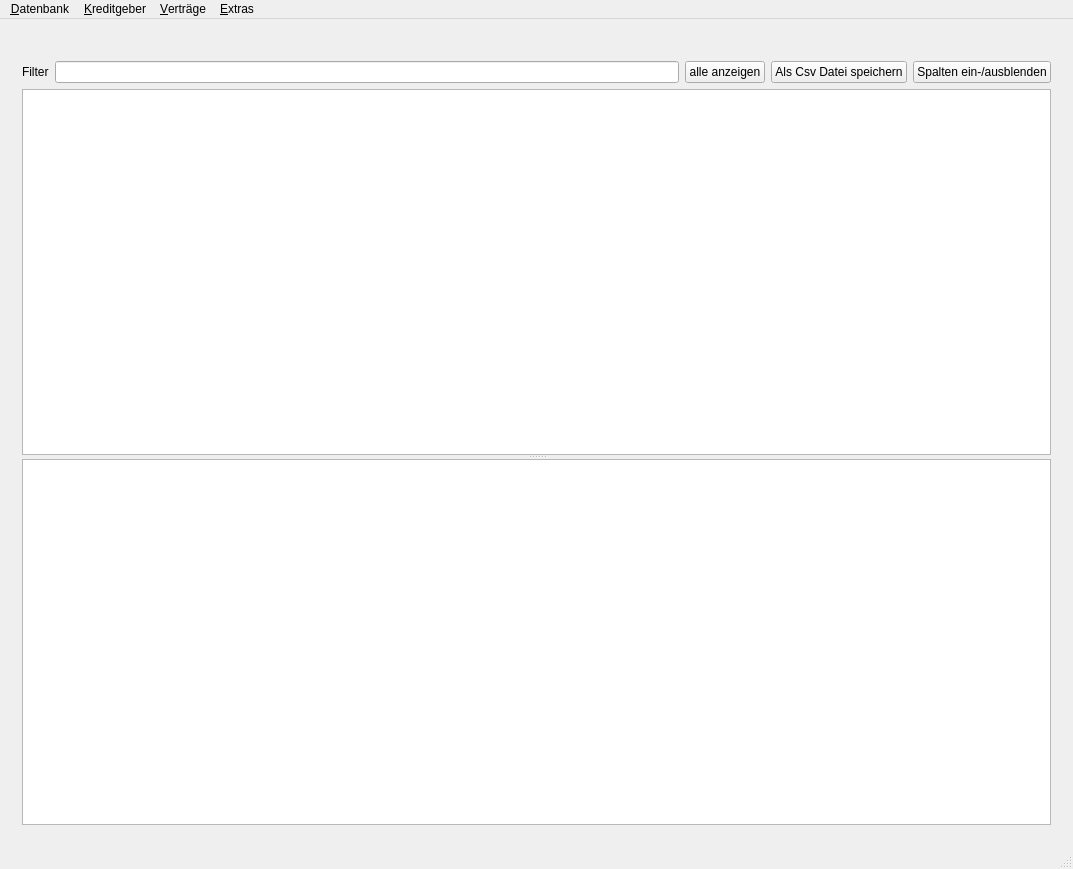
<?xml version="1.0" encoding="UTF-8"?>
<ui version="4.0">
 <author>Holger Mairon</author>
 <class>MainWindow</class>
 <widget class="QMainWindow" name="MainWindow">
  <property name="geometry">
   <rect>
    <x>0</x>
    <y>0</y>
    <width>1073</width>
    <height>869</height>
   </rect>
  </property>
  <property name="windowTitle">
   <string>-  DKV2 -</string>
  </property>
  <widget class="QWidget" name="centralWidget">
   <layout class="QVBoxLayout" name="verticalLayout_6">
    <item>
     <widget class="QLabel" name="statusLabel">
      <property name="text">
       <string/>
      </property>
     </widget>
    </item>
    <item>
     <widget class="QStackedWidget" name="stackedWidget">
      <property name="currentIndex">
       <number>2</number>
      </property>
      <widget class="QWidget" name="EmptyPage">
       <property name="styleSheet">
        <string notr="true">background: white</string>
       </property>
       <layout class="QVBoxLayout" name="vertLayout_emptyPage">
        <property name="spacing">
         <number>0</number>
        </property>
        <property name="leftMargin">
         <number>1</number>
        </property>
        <property name="topMargin">
         <number>1</number>
        </property>
        <property name="rightMargin">
         <number>1</number>
        </property>
        <property name="bottomMargin">
         <number>1</number>
        </property>
        <item>
         <layout class="QVBoxLayout" name="verticalLayout_2">
          <item>
           <widget class="QLabel" name="lblInfo">
            <property name="sizePolicy">
             <sizepolicy hsizetype="Preferred" vsizetype="Preferred">
              <horstretch>0</horstretch>
              <verstretch>1</verstretch>
             </sizepolicy>
            </property>
            <property name="styleSheet">
             <string notr="true">color: black</string>
            </property>
            <property name="text">
             <string notr="true">Wilkommen bei DKV2</string>
            </property>
            <property name="textFormat">
             <enum>Qt::RichText</enum>
            </property>
            <property name="scaledContents">
             <bool>false</bool>
            </property>
            <property name="margin">
             <number>50</number>
            </property>
            <property name="indent">
             <number>0</number>
            </property>
           </widget>
          </item>
          <item>
           <widget class="QLabel" name="lblSplash">
            <property name="sizePolicy">
             <sizepolicy hsizetype="MinimumExpanding" vsizetype="MinimumExpanding">
              <horstretch>0</horstretch>
              <verstretch>3</verstretch>
             </sizepolicy>
            </property>
            <property name="text">
             <string/>
            </property>
            <property name="pixmap">
             <pixmap resource="resource.qrc">:/res/splash.png</pixmap>
            </property>
            <property name="scaledContents">
             <bool>false</bool>
            </property>
            <property name="alignment">
             <set>Qt::AlignCenter</set>
            </property>
           </widget>
          </item>
         </layout>
        </item>
       </layout>
      </widget>
      <widget class="QWidget" name="CreditorsListPage">
       <layout class="QVBoxLayout" name="verticalLayout_3">
        <item>
         <layout class="QHBoxLayout" name="horizontalLayout" stretch="0,0,0,0">
          <property name="spacing">
           <number>7</number>
          </property>
          <item>
           <widget class="QLabel" name="label_11">
            <property name="text">
             <string>Filter</string>
            </property>
           </widget>
          </item>
          <item>
           <widget class="QLineEdit" name="le_CreditorsFilter">
            <property name="toolTip">
             <string>Gib 2 oder mehr Zeichen ein und drücke die Rücklauftaste</string>
            </property>
           </widget>
          </item>
          <item>
           <widget class="QPushButton" name="btn_reset_filter_creditors">
            <property name="text">
             <string>alle anzeigen</string>
            </property>
           </widget>
          </item>
          <item>
           <widget class="QPushButton" name="pbCreditorsColumnsOnOff">
            <property name="text">
             <string>Spalten ein-/ausblenden</string>
            </property>
           </widget>
          </item>
         </layout>
        </item>
        <item>
         <widget class="QTableView" name="CreditorsTableView">
          <property name="contextMenuPolicy">
           <enum>Qt::CustomContextMenu</enum>
          </property>
          <property name="toolTip">
           <string>Doppelklick oder F2 um ein Feld zu ändern. Rechte Maustaste für weitere Optionen</string>
          </property>
         </widget>
        </item>
       </layout>
      </widget>
      <widget class="QWidget" name="ContractsListPage">
       <layout class="QVBoxLayout" name="verticalLayout_4">
        <item>
         <layout class="QHBoxLayout" name="horizontalLayout_4">
          <item>
           <widget class="QLabel" name="label_12">
            <property name="text">
             <string>Filter</string>
            </property>
           </widget>
          </item>
          <item>
           <widget class="QLineEdit" name="le_ContractsFilter"/>
          </item>
          <item>
           <widget class="QPushButton" name="reset_contracts_filter">
            <property name="text">
             <string>alle anzeigen</string>
            </property>
           </widget>
          </item>
          <item>
           <widget class="QPushButton" name="btnSave2Csv">
            <property name="text">
             <string>Als Csv Datei speichern</string>
            </property>
           </widget>
          </item>
          <item>
           <widget class="QPushButton" name="btnVertragsSpalten">
            <property name="text">
             <string>Spalten ein-/ausblenden</string>
            </property>
           </widget>
          </item>
         </layout>
        </item>
        <item>
         <widget class="QSplitter" name="splitter">
          <property name="orientation">
           <enum>Qt::Vertical</enum>
          </property>
          <widget class="QTableView" name="contractsTableView">
           <property name="contextMenuPolicy">
            <enum>Qt::CustomContextMenu</enum>
           </property>
           <property name="toolTip">
            <string>Verwende die sekundäre Maustaste für weitere Optionen</string>
           </property>
          </widget>
          <widget class="QTableView" name="bookingsTableView">
           <property name="contextMenuPolicy">
            <enum>Qt::CustomContextMenu</enum>
           </property>
          </widget>
         </widget>
        </item>
       </layout>
      </widget>
      <widget class="QWidget" name="Overview">
       <layout class="QVBoxLayout" name="verticalLayout_5">
        <item>
         <layout class="QHBoxLayout" name="horizontalLayout_7" stretch="5,1">
          <item>
           <widget class="QComboBox" name="comboUebersicht">
            <property name="editable">
             <bool>false</bool>
            </property>
            <property name="currentIndex">
             <number>-1</number>
            </property>
           </widget>
          </item>
          <item>
           <widget class="QPushButton" name="pbPrint">
            <property name="text">
             <string>&amp;speichern</string>
            </property>
           </widget>
          </item>
         </layout>
        </item>
        <item>
         <widget class="QTextEdit" name="txtOverview">
          <property name="undoRedoEnabled">
           <bool>false</bool>
          </property>
          <property name="readOnly">
           <bool>true</bool>
          </property>
         </widget>
        </item>
       </layout>
      </widget>
      <widget class="QWidget" name="Statistics">
       <layout class="QVBoxLayout" name="verticalLayout_7">
        <item>
         <layout class="QVBoxLayout" name="verticalLayout">
          <item>
           <widget class="QGroupBox" name="gbContractRadioBoxes">
            <property name="title">
             <string/>
            </property>
            <property name="flat">
             <bool>false</bool>
            </property>
            <layout class="QHBoxLayout" name="horizontalLayout_5">
             <item>
              <widget class="QRadioButton" name="rbActive">
               <property name="text">
                <string>Aktive Verträge</string>
               </property>
               <property name="checked">
                <bool>true</bool>
               </property>
              </widget>
             </item>
             <item>
              <widget class="QRadioButton" name="rbInactive">
               <property name="text">
                <string>Inaktive Verträge</string>
               </property>
              </widget>
             </item>
             <item>
              <widget class="QRadioButton" name="rbFinished">
               <property name="text">
                <string>Beendete Verträge</string>
               </property>
              </widget>
             </item>
             <item>
              <widget class="QRadioButton" name="rbAll">
               <property name="text">
                <string>Alle Verträge</string>
               </property>
              </widget>
             </item>
             <item>
              <spacer name="horizontalSpacer_3">
               <property name="orientation">
                <enum>Qt::Horizontal</enum>
               </property>
               <property name="sizeHint" stdset="0">
                <size>
                 <width>40</width>
                 <height>20</height>
                </size>
               </property>
              </spacer>
             </item>
            </layout>
           </widget>
          </item>
         </layout>
        </item>
        <item>
         <layout class="QHBoxLayout" name="horizontalLayout_13" stretch="0,0,1,0,0,6">
          <item>
           <widget class="QPushButton" name="pbErster">
            <property name="text">
             <string>&lt;&lt; &amp;Älteste Buchung</string>
            </property>
           </widget>
          </item>
          <item>
           <widget class="QPushButton" name="pbBack">
            <property name="sizePolicy">
             <sizepolicy hsizetype="Minimum" vsizetype="Fixed">
              <horstretch>0</horstretch>
              <verstretch>0</verstretch>
             </sizepolicy>
            </property>
            <property name="text">
             <string> &lt; &amp;Frühere Buchungstage </string>
            </property>
           </widget>
          </item>
          <item>
           <widget class="QLabel" name="lblBookingDate">
            <property name="sizePolicy">
             <sizepolicy hsizetype="Preferred" vsizetype="Preferred">
              <horstretch>0</horstretch>
              <verstretch>0</verstretch>
             </sizepolicy>
            </property>
            <property name="text">
             <string>  2021-04-01  </string>
            </property>
            <property name="alignment">
             <set>Qt::AlignCenter</set>
            </property>
           </widget>
          </item>
          <item>
           <widget class="QPushButton" name="pbNext">
            <property name="sizePolicy">
             <sizepolicy hsizetype="Minimum" vsizetype="Fixed">
              <horstretch>0</horstretch>
              <verstretch>0</verstretch>
             </sizepolicy>
            </property>
            <property name="text">
             <string> &amp;Spätere Buchungstage &gt; </string>
            </property>
           </widget>
          </item>
          <item>
           <widget class="QPushButton" name="pbLetzter">
            <property name="text">
             <string>&amp;Jüngste Buchung &gt;&gt;</string>
            </property>
           </widget>
          </item>
          <item>
           <spacer name="horizontalSpacer_2">
            <property name="orientation">
             <enum>Qt::Horizontal</enum>
            </property>
            <property name="sizeHint" stdset="0">
             <size>
              <width>40</width>
              <height>20</height>
             </size>
            </property>
           </spacer>
          </item>
         </layout>
        </item>
        <item>
         <layout class="QHBoxLayout" name="horizontalLayout_verlaufRange">
          <item>
           <widget class="QLabel" name="lblVerlaufRange">
            <property name="text">
             <string>Von Anfang</string>
            </property>
           </widget>
          </item>
          <item>
           <widget class="QSpinBox" name="sbVerlaufFromYear">
            <property name="minimumSize">
             <size>
              <width>70</width>
              <height>0</height>
             </size>
            </property>
            <property name="minimum">
             <number>1990</number>
            </property>
            <property name="maximum">
             <number>2100</number>
            </property>
            <property name="value">
             <number>1990</number>
            </property>
           </widget>
          </item>
          <item>
           <widget class="QLabel" name="lblVerlaufRangeTo">
            <property name="text">
             <string>bis Ende</string>
            </property>
           </widget>
          </item>
          <item>
           <widget class="QSpinBox" name="sbVerlaufToYear">
            <property name="minimumSize">
             <size>
              <width>70</width>
              <height>0</height>
             </size>
            </property>
            <property name="minimum">
             <number>1990</number>
            </property>
            <property name="maximum">
             <number>2100</number>
            </property>
            <property name="value">
             <number>2100</number>
            </property>
           </widget>
          </item>
          <item>
           <spacer name="horizontalSpacer_verlaufRange">
            <property name="orientation">
             <enum>Qt::Horizontal</enum>
            </property>
            <property name="sizeHint" stdset="0">
             <size>
              <width>40</width>
              <height>20</height>
             </size>
            </property>
           </spacer>
          </item>
         </layout>
        </item>
        <item>
         <widget class="QSplitter" name="splitterStatistics">
          <property name="orientation">
           <enum>Qt::Vertical</enum>
          </property>
          <widget class="QTableView" name="tvData"/>
          <widget class="QGraphicsView" name="graphicsView"/>
         </widget>
        </item>
       </layout>
      </widget>
      <widget class="QWidget" name="InvestmentsPage">
       <layout class="QVBoxLayout" name="verticalLayout_41">
        <item>
         <layout class="QHBoxLayout" name="horicontalLayout">
          <item>
           <widget class="QPushButton" name="btnNewInvestment">
            <property name="toolTip">
             <string>Mit dieser Funktion wird eine neue Geldanlage angelegt</string>
            </property>
            <property name="text">
             <string>Ne&amp;u </string>
            </property>
           </widget>
          </item>
          <item>
           <widget class="QPushButton" name="btnCreateFromContracts">
            <property name="toolTip">
             <string>Zu jedem Vertrag, zu dem es keine passende Geldanlage gibt, wird eine angelegt.</string>
            </property>
            <property name="text">
             <string>Aus Verträgen &amp;erstellen</string>
            </property>
           </widget>
          </item>
          <item>
           <widget class="QPushButton" name="btnAutoMatch">
            <property name="toolTip">
             <string>Verträge, für die es nur eine passende Geldanlage gibt, werden dieser zugeordnet</string>
            </property>
            <property name="text">
             <string>Vertr. autom. &amp;zuordnen</string>
            </property>
           </widget>
          </item>
          <item>
           <widget class="QPushButton" name="btnAutoClose">
            <property name="text">
             <string>Abgelaufene &amp;schließen</string>
            </property>
           </widget>
          </item>
          <item>
           <widget class="QPushButton" name="btnAlleLoeschen">
            <property name="text">
             <string>Alle löschen</string>
            </property>
           </widget>
          </item>
          <item>
           <spacer name="horizontalSpacer">
            <property name="orientation">
             <enum>Qt::Horizontal</enum>
            </property>
            <property name="sizeHint" stdset="0">
             <size>
              <width>40</width>
              <height>20</height>
             </size>
            </property>
           </spacer>
          </item>
         </layout>
        </item>
        <item>
         <widget class="QTableView" name="InvestmentsTableView"/>
        </item>
       </layout>
      </widget>
     </widget>
    </item>
   </layout>
  </widget>
  <widget class="QMenuBar" name="menuBar">
   <property name="geometry">
    <rect>
     <x>0</x>
     <y>0</y>
     <width>1073</width>
     <height>21</height>
    </rect>
   </property>
   <widget class="QMenu" name="menu_database">
    <property name="title">
     <string>&amp;Datenbank</string>
    </property>
    <addaction name="action_menu_database_start"/>
    <addaction name="separator"/>
    <addaction name="action_menu_database_new"/>
    <addaction name="separator"/>
    <addaction name="action_menu_database_copy"/>
    <addaction name="action_menu_database_anonymous_copy"/>
    <addaction name="separator"/>
    <addaction name="actionProjektkonfiguration_ndern"/>
    <addaction name="action_menu_database_configure_outdir"/>
    <addaction name="separator"/>
    <addaction name="actionZuletzt_verwendet"/>
    <addaction name="separator"/>
    <addaction name="action_menu_database_program_exit"/>
   </widget>
   <widget class="QMenu" name="manu_creditors">
    <property name="title">
     <string>&amp;Kreditgeber</string>
    </property>
    <addaction name="action_menu_creditors_listview"/>
    <addaction name="actionNeu"/>
   </widget>
   <widget class="QMenu" name="manu_contracts">
    <property name="title">
     <string>&amp;Verträge</string>
    </property>
    <widget class="QMenu" name="menu_contracts_subm_print_lists">
     <property name="title">
      <string>&amp;Listen drucken</string>
     </property>
     <addaction name="action_menu_contracts_print_lists"/>
     <addaction name="action_menu_contracts_interestLetters"/>
    </widget>
    <addaction name="action_menu_contracts_listview"/>
    <addaction name="action_menu_Beendete_Vertr_ge_anzeigen"/>
    <addaction name="action_Neu"/>
    <addaction name="separator"/>
    <addaction name="action_menu_contracts_annual_interest_settlement"/>
    <addaction name="separator"/>
    <addaction name="actionAnlagen_verwalten"/>
    <addaction name="action_menu_contracts_statistics_view"/>
    <addaction name="actionStatistik"/>
    <addaction name="menu_contracts_subm_print_lists"/>
   </widget>
   <widget class="QMenu" name="menu_debug">
    <property name="enabled">
     <bool>true</bool>
    </property>
    <property name="title">
     <string>&amp;Extras</string>
    </property>
    <addaction name="action_menu_debug_create_sample_data"/>
    <addaction name="action_menu_debug_show_log"/>
    <addaction name="separator"/>
    <addaction name="actionSchriftgr_e_anpassen"/>
    <addaction name="actionDatenbank_Views_schreiben"/>
    <addaction name="separator"/>
    <addaction name="action_about_DKV2"/>
   </widget>
   <addaction name="menu_database"/>
   <addaction name="manu_creditors"/>
   <addaction name="manu_contracts"/>
   <addaction name="menu_debug"/>
  </widget>
  <widget class="QStatusBar" name="statusBar"/>
  <action name="action_menu_database_new">
   <property name="text">
    <string>&amp;Wechseln...</string>
   </property>
   <property name="toolTip">
    <string>Legen Sie hiermit eine leere DK Datenbank an</string>
   </property>
  </action>
  <action name="action_menu_creditors_listview">
   <property name="text">
    <string>&amp;Liste </string>
   </property>
   <property name="toolTip">
    <string>Zeigt eine Liste aller DK Geber an</string>
   </property>
  </action>
  <action name="action_menu_database_program_exit">
   <property name="text">
    <string>Programm beenden</string>
   </property>
  </action>
  <action name="action_menu_contracts_listview">
   <property name="text">
    <string>&amp;Liste anzeigen</string>
   </property>
  </action>
  <action name="action_menu_debug_create_sample_data">
   <property name="text">
    <string>Beispieldaten erstellen</string>
   </property>
   <property name="visible">
    <bool>true</bool>
   </property>
  </action>
  <action name="action_cmenu_delete_creditor">
   <property name="text">
    <string>Löschen</string>
   </property>
   <property name="toolTip">
    <string>Löscht einen Kreditgeber mit seinen Verträgen </string>
   </property>
  </action>
  <action name="actionshowLog">
   <property name="text">
    <string>Show Log file</string>
   </property>
  </action>
  <action name="action_cmenu_activate_contract">
   <property name="text">
    <string>&amp;Geldeingang verbuchen</string>
   </property>
   <property name="toolTip">
    <string>Zinszahlung des Vertrags aktivieren</string>
   </property>
  </action>
  <action name="action_cmenu_delete_inactive_contract">
   <property name="text">
    <string>Vertrag &amp;löschen</string>
   </property>
  </action>
  <action name="action_menu_debug_show_log">
   <property name="text">
    <string>Log Datei öffnen</string>
   </property>
  </action>
  <action name="action_cmenu_terminate_contract">
   <property name="text">
    <string>Vertrag &amp;beenden</string>
   </property>
   <property name="toolTip">
    <string>Zins und Auszahlungsbetrag berechnen, Vertrag löschen</string>
   </property>
  </action>
  <action name="action_menu_contracts_statistics_view">
   <property name="text">
    <string>Übe&amp;rsichten</string>
   </property>
   <property name="toolTip">
    <string>Übersicht über Vertragsdaten anzeigen</string>
   </property>
  </action>
  <action name="action_cmenu_go_contracts">
   <property name="text">
    <string>Verträge zeigen</string>
   </property>
   <property name="toolTip">
    <string>zu den Verträgen dieses Kreditgebers wechseln</string>
   </property>
  </action>
  <action name="action_cmenu_edit_creditor">
   <property name="text">
    <string>Bearbeiten</string>
   </property>
   <property name="toolTip">
    <string>Adressdaten und Bankdaten bearbeiten</string>
   </property>
  </action>
  <action name="action_menu_contracts_annual_interest_settlement">
   <property name="text">
    <string>&amp;Jahreszinsabrechnung...</string>
   </property>
  </action>
  <action name="action_menu_database_configure_outdir">
   <property name="checkable">
    <bool>false</bool>
   </property>
   <property name="enabled">
    <bool>true</bool>
   </property>
   <property name="text">
    <string>Ausgabeverzeichnis festlegen...</string>
   </property>
  </action>
  <action name="action_menu_contracts_print_lists">
   <property name="text">
    <string>Aktive Verträge mit Kontaktdaten</string>
   </property>
  </action>
  <action name="action_menu_database_start">
   <property name="text">
    <string>Start</string>
   </property>
  </action>
  <action name="action_menu_database_anonymous_copy">
   <property name="text">
    <string>Anonymisierte &amp;Kopie...</string>
   </property>
  </action>
  <action name="action_menu_database_copy">
   <property name="text">
    <string>Kopie anlegen...</string>
   </property>
  </action>
  <action name="action_about_DKV2">
   <property name="text">
    <string>Über DKV2</string>
   </property>
  </action>
  <action name="action_cmenu_change_contract">
   <property name="text">
    <string>Ein- oder Auszahlung</string>
   </property>
   <property name="toolTip">
    <string>Ein- oder Auszahlung</string>
   </property>
  </action>
  <action name="actionDatenbank_Views_schreiben">
   <property name="text">
    <string>Datenbank Views schreiben</string>
   </property>
  </action>
  <action name="action_menu_Beendete_Vertr_ge_anzeigen">
   <property name="text">
    <string>&amp;Beendete V. anzeigen</string>
   </property>
  </action>
  <action name="actionProjektkonfiguration_ndern">
   <property name="text">
    <string>Projektkonfiguration ändern...</string>
   </property>
  </action>
  <action name="actionNeu">
   <property name="text">
    <string>&amp;Neu anlegen...</string>
   </property>
   <property name="shortcut">
    <string>Ctrl+N</string>
   </property>
  </action>
  <action name="action_Neu">
   <property name="text">
    <string>&amp;Neu anlegen...</string>
   </property>
  </action>
  <action name="actionAktuelle_Auswahl">
   <property name="enabled">
    <bool>false</bool>
   </property>
   <property name="text">
    <string>Vertragstabelle (gefiltert)</string>
   </property>
  </action>
  <action name="actionTEST">
   <property name="text">
    <string>TEST</string>
   </property>
  </action>
  <action name="actionAnlagen_verwalten">
   <property name="text">
    <string>&amp;Anlagen verwalten</string>
   </property>
  </action>
  <action name="actionInvestmentLoeschen">
   <property name="text">
    <string>Löschen</string>
   </property>
   <property name="toolTip">
    <string>Das Investment wird aus der Datenbank gelsöcht. </string>
   </property>
  </action>
  <action name="actionInvestmentSchliessen">
   <property name="text">
    <string>Investment status umschalten</string>
   </property>
   <property name="toolTip">
    <string>Zu einer geschlossenen Geldanlage kann kein Vertrag mehr angelegt werden.</string>
   </property>
  </action>
  <action name="actionTyp_Bezeichnung_aendern">
   <property name="text">
    <string>&amp;Bezeichnung der Anlage ändern</string>
   </property>
   <property name="toolTip">
    <string>Mit dieser Option kannst Du den Typ ändern</string>
   </property>
  </action>
  <action name="actionStatistik">
   <property name="enabled">
    <bool>true</bool>
   </property>
   <property name="text">
    <string>V&amp;erlauf</string>
   </property>
  </action>
  <action name="action_cmenu_Anmerkung_aendern">
   <property name="text">
    <string>Anmerkung ändern</string>
   </property>
  </action>
  <action name="action_cmenu_changeContractTermination">
   <property name="text">
    <string>&amp;Kündigungsfrist und Vertragsende bearbeiten</string>
   </property>
  </action>
  <action name="action_cmenu_assoc_investment">
   <property name="text">
    <string>Geldanlage zuordnen</string>
   </property>
  </action>
  <action name="action_cmenu_activate_interest_payment">
   <property name="text">
    <string>Zinszahlung aktivieren</string>
   </property>
  </action>
  <action name="action_cmenu_Vertraege_anzeigen">
   <property name="text">
    <string>Verträge anzeigen</string>
   </property>
   <property name="toolTip">
    <string>Zeigt alle Verträge, die zu dieser Anlage abgeschlossen wurden</string>
   </property>
  </action>
  <action name="action_menu_contracts_interestLetters">
   <property name="text">
    <string>Zinsbriefe</string>
   </property>
   <property name="toolTip">
    <string>Zinsbriefe als  PDF ausgeben</string>
   </property>
  </action>
  <action name="actionZuletzt_verwendet">
   <property name="text">
    <string>Zuletzt verwendet</string>
   </property>
  </action>
  <action name="action_cmenu_contracts_EndLetter">
   <property name="checkable">
    <bool>false</bool>
   </property>
   <property name="enabled">
    <bool>true</bool>
   </property>
   <property name="text">
    <string>Endabrechnung</string>
   </property>
   <property name="toolTip">
    <string>&lt;html&gt;&lt;head/&gt;&lt;body&gt;&lt;p&gt;Brief und CSV zur Endabrechnung ausgeben&lt;/p&gt;&lt;/body&gt;&lt;/html&gt;</string>
   </property>
   <property name="visible">
    <bool>true</bool>
   </property>
  </action>
  <action name="action_cmenu_change_label">
   <property name="text">
    <string>Vertragskennung ändern</string>
   </property>
  </action>
  <action name="action_cmenu_change_conclusion_date">
   <property name="text">
    <string>Vertragsdatum ändern</string>
   </property>
  </action>
  <action name="action_cmenu_change_initialPayment_date">
   <property name="text">
    <string>Datum Geldeingang ändern</string>
   </property>
  </action>
  <action name="action_cmenu_contracts_delete_deleted">
   <property name="text">
    <string>Aus der Datenbank entfernen</string>
   </property>
  </action>
  <action name="action_cmenu_undo_last_booking">
   <property name="text">
    <string>Letzte Buchung löschen</string>
   </property>
   <property name="toolTip">
    <string>Die letzte Buchung wird gelöscht und der Vertragswert angepasst</string>
   </property>
  </action>
  <action name="actionSchriftgr_e_anpassen">
   <property name="text">
    <string>Schrift&amp;größe anpassen</string>
   </property>
  </action>
  <action name="action_cmenu_change_booking">
   <property name="text">
    <string>Wert der Buchung ändern</string>
   </property>
   <property name="toolTip">
    <string>Wert einer bereits getätigten Buchung ändern</string>
   </property>
   <property name="menuRole">
    <enum>QAction::NoRole</enum>
   </property>
  </action>
 </widget>
 <layoutdefault spacing="6" margin="11"/>
 <tabstops>
  <tabstop>le_CreditorsFilter</tabstop>
  <tabstop>comboUebersicht</tabstop>
  <tabstop>txtOverview</tabstop>
  <tabstop>CreditorsTableView</tabstop>
  <tabstop>btn_reset_filter_creditors</tabstop>
  <tabstop>le_ContractsFilter</tabstop>
  <tabstop>reset_contracts_filter</tabstop>
  <tabstop>btnSave2Csv</tabstop>
  <tabstop>btnVertragsSpalten</tabstop>
  <tabstop>contractsTableView</tabstop>
  <tabstop>bookingsTableView</tabstop>
  <tabstop>rbActive</tabstop>
  <tabstop>rbInactive</tabstop>
  <tabstop>rbFinished</tabstop>
  <tabstop>rbAll</tabstop>
  <tabstop>pbErster</tabstop>
  <tabstop>pbBack</tabstop>
  <tabstop>pbNext</tabstop>
  <tabstop>pbLetzter</tabstop>
  <tabstop>tvData</tabstop>
  <tabstop>graphicsView</tabstop>
  <tabstop>btnNewInvestment</tabstop>
  <tabstop>btnCreateFromContracts</tabstop>
  <tabstop>btnAutoMatch</tabstop>
  <tabstop>btnAutoClose</tabstop>
  <tabstop>InvestmentsTableView</tabstop>
  <tabstop>pbPrint</tabstop>
 </tabstops>
 <resources>
  <include location="resource.qrc"/>
 </resources>
 <connections/>
</ui>
